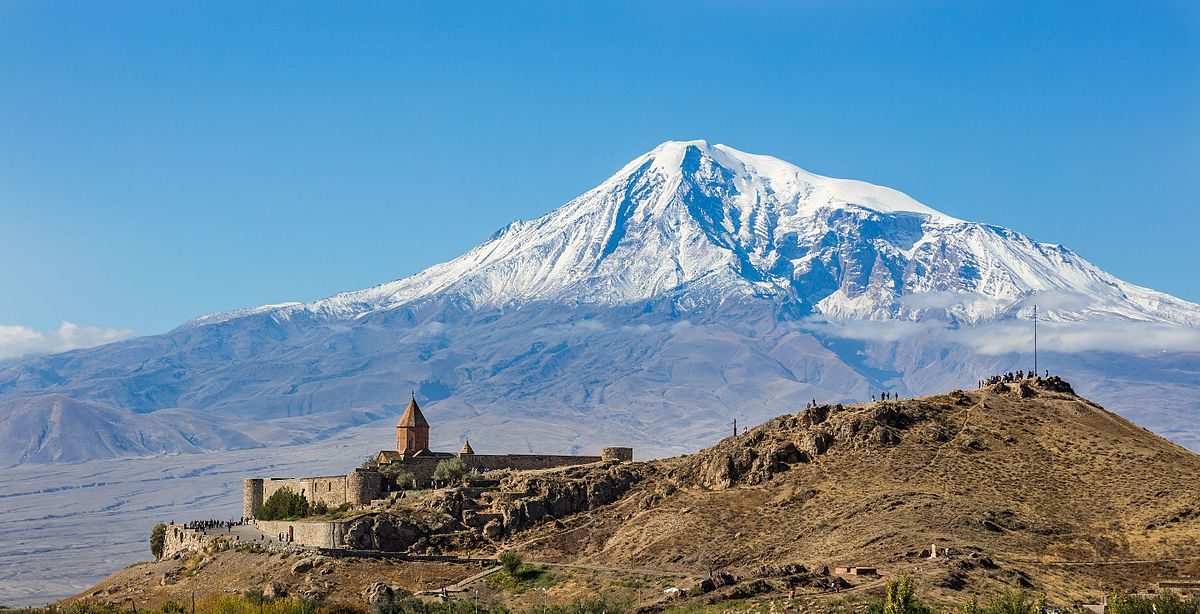
#> input picture OpenCV/img.jpg, 1200 x 614 px
$ jupyter execute progowanie.ipynb
#> lines starting #> are read from the running program, lines starting #| are printed output that depends on the picture; after the words box and inside, x2 and y2 are one past the last pixel; in counts of white or black regions, pixels touching at a corner belong together
[cell 1]
import cv2
import numpy as np

[cell 2]
image = cv2.imread('img.jpg',0)
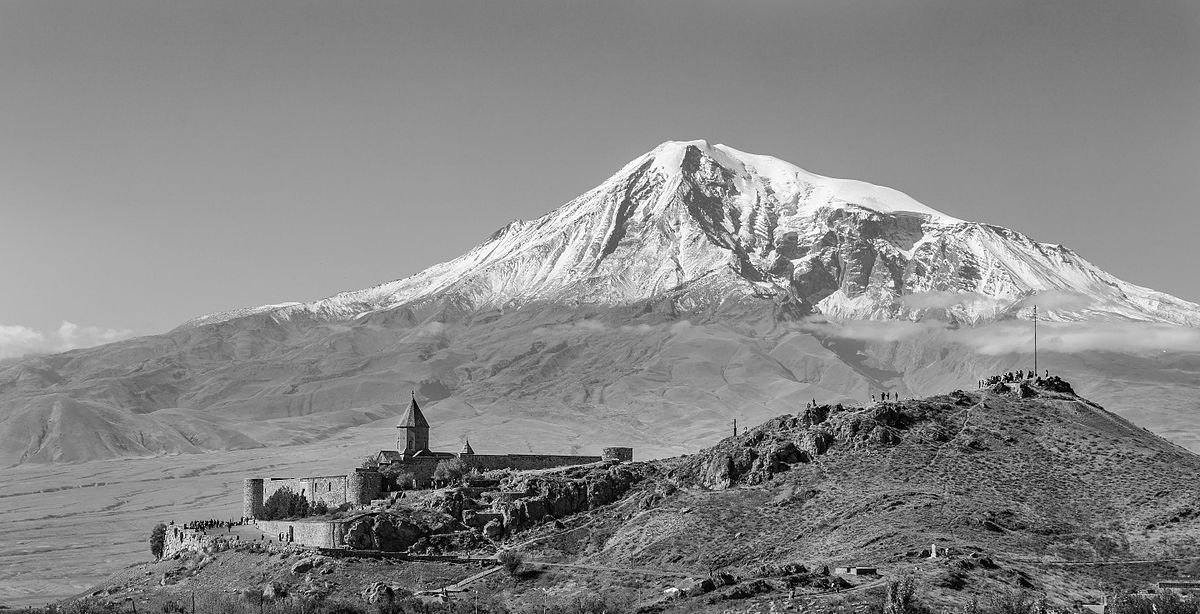
#> image: shape (614, 1200); min 0, max 255, mean 135

cv2.imshow('oryginal', image)

ret, thresh1 = cv2.threshold(image, 127,255, cv2.THRESH_BINARY)
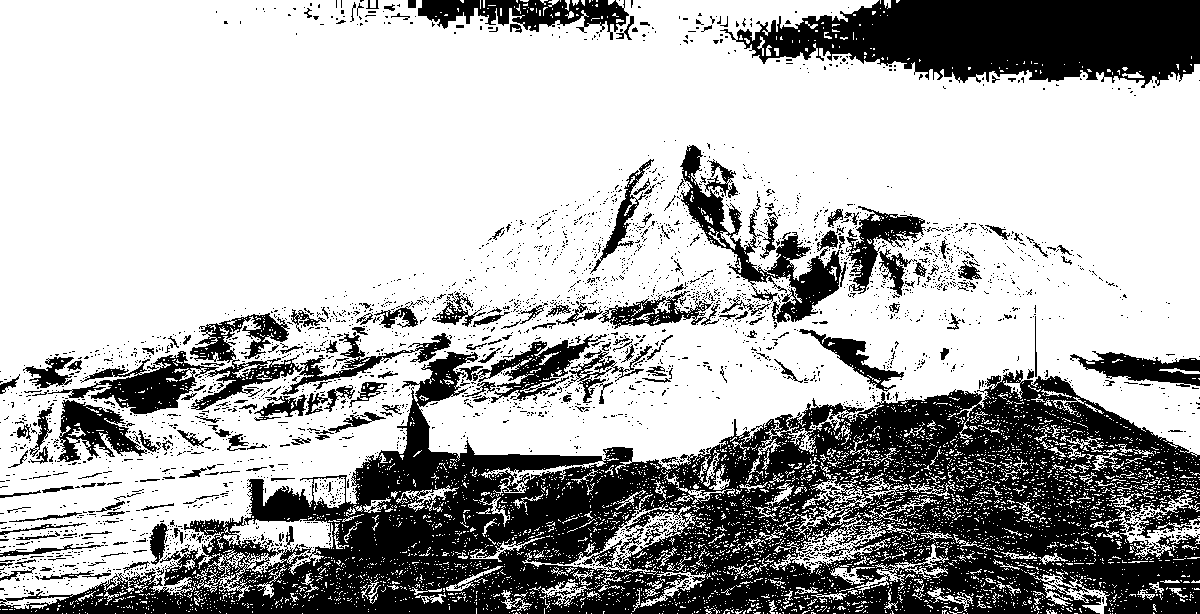
#> thresh1: shape (614, 1200); 69% white; 3137 black regions (2916 under 20 px), largest, box (x1, y1, x2, y2) and area: (0, 352, 1200, 614) 141189, (720, 0, 1200, 88) 28511, (48, 313, 303, 414) 7276
cv2.imshow('thresh binary', thresh1)

ret, thresh2 = cv2.threshold(image, 127,255,cv2.THRESH_BINARY_INV)
cv2.imshow('threshold binary inverse', thresh2)

ret, thresh3 = cv2.threshold(image, 127,255,cv2.THRESH_TRUNC)
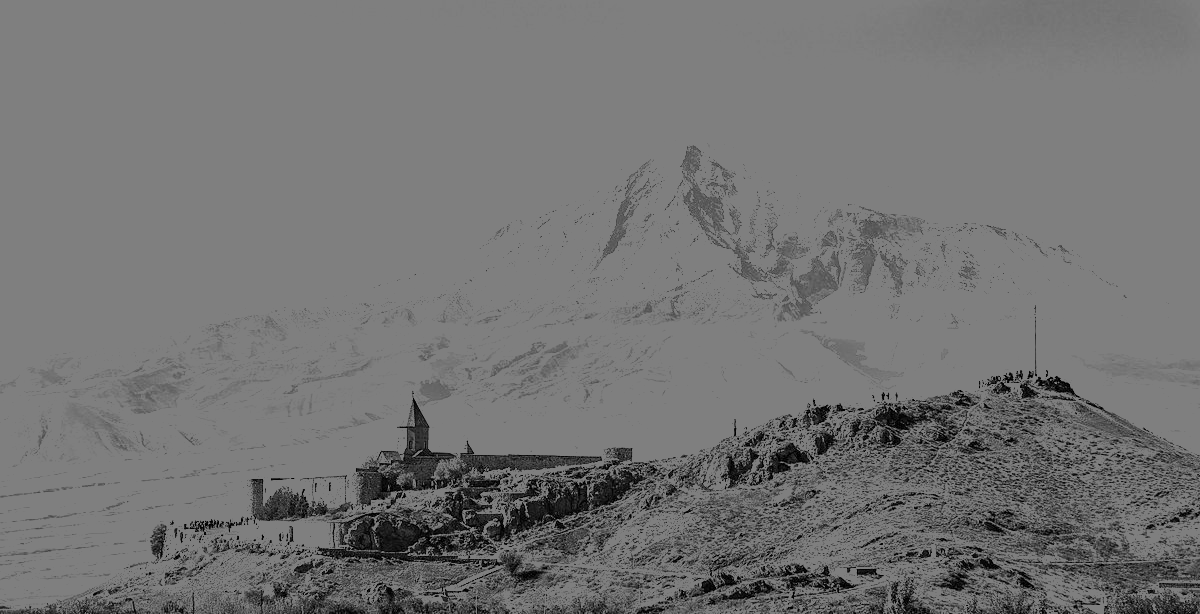
#> thresh3: shape (614, 1200); min 0, max 127, mean 115.8
cv2.imshow('thresh trunc', thresh3)

ret, thresh4 = cv2.threshold(image,127,255,cv2.THRESH_TOZERO)
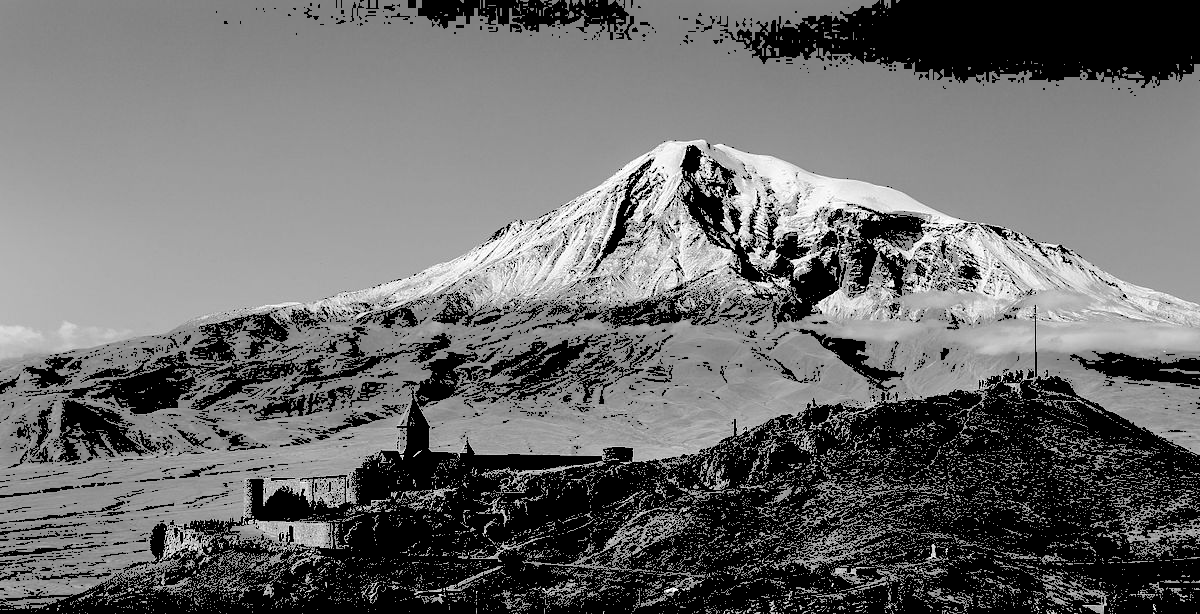
#> thresh4: shape (614, 1200); min 0, max 255, mean 106.8
cv2.imshow('thresh tozero', thresh4)

ret, thresh5 = cv2.threshold(image, 127,255,cv2.THRESH_BINARY_INV)
cv2.imshow('thresh tozeroinv', thresh5)
cv2.waitKey()
cv2.destroyAllWindows()

### Adaptive thresholding

[cell 3]
import cv2
import numpy as np

image = cv2.imread('img.jpg',0)
cv2.imshow('rogyginal', image)
cv2.waitKey(0)

ret, thresh1 = cv2.threshold(image, 127,255,cv2.THRESH_BINARY)
cv2.imshow('Threshold Binary', thresh1)
cv2.waitKey(0)

image = cv2.GaussianBlur(image,(3,3),0)
thresh = cv2.adaptiveThreshold(image,255,cv2.ADAPTIVE_THRESH_MEAN_C,cv2.THRESH_BINARY,7,5)
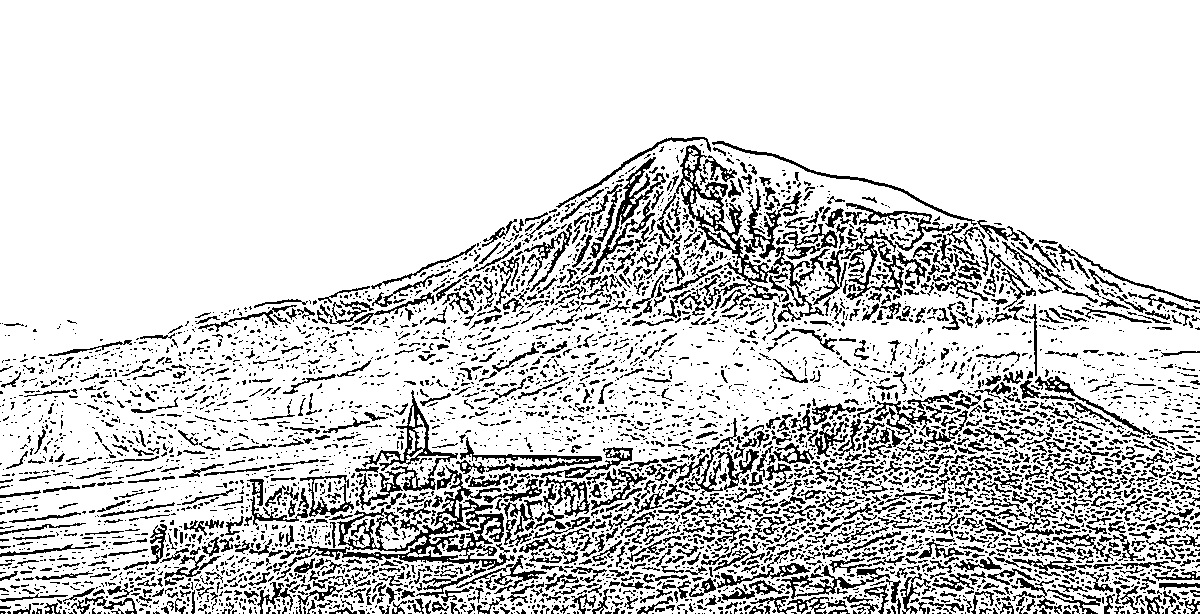
#> thresh: shape (614, 1200); 82.5% white; black in thin lines or dots, all inside (x1, y1, x2, y2) = (0, 137, 1200, 614)
cv2.imshow('adaptive mean thresholding',thresh)
cv2.waitKey(0)


_, th2 = cv2.threshold(image,0,255,cv2.THRESH_BINARY+cv2.THRESH_OTSU)
#> th2: shape (614, 1200); 79.8% white; 815 black regions (687 under 20 px), largest, box (x1, y1, x2, y2) and area: (0, 370, 1200, 614) 126855, (731, 236, 841, 321) 2913, (852, 212, 923, 287) 1623
cv2.imshow('otsu thresholding', th2)
cv2.waitKey(0)

blur = cv2.GaussianBlur(image,(5, 5), 0)
_, th3 = cv2.threshold(blur,0,255,cv2.THRESH_BINARY+ cv2.THRESH_OTSU)
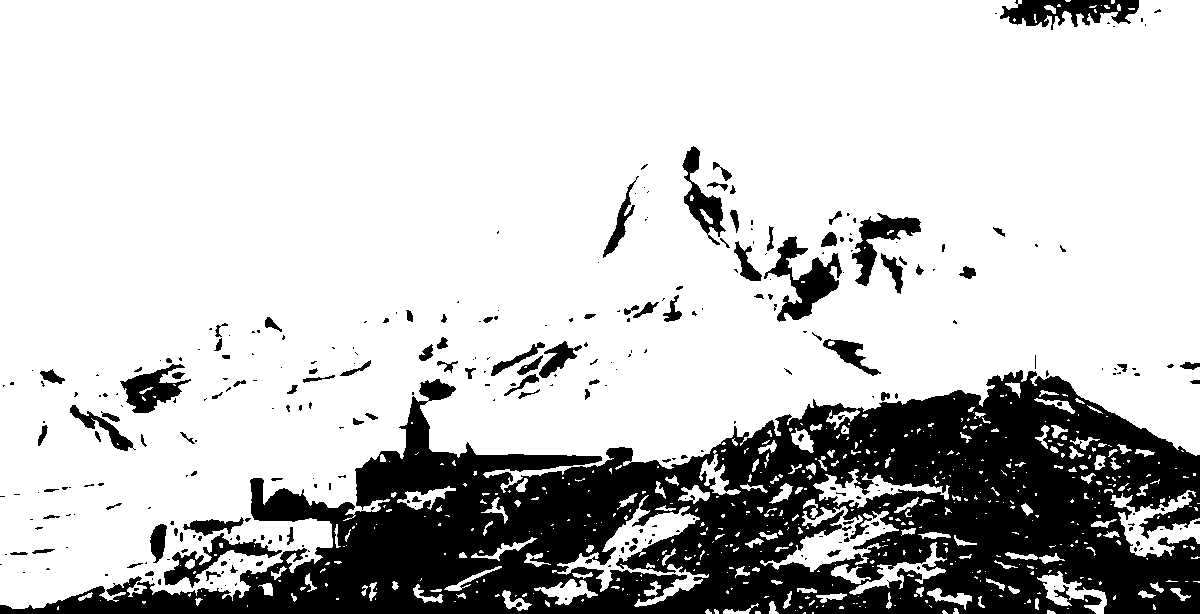
#> th3: shape (614, 1200); 77.6% white; 316 black regions (216 under 20 px), largest, box (x1, y1, x2, y2) and area: (0, 370, 1200, 614) 142567, (764, 236, 842, 322) 2506, (1000, 0, 1139, 30) 2351
cv2.imshow('gaussian otsu thresholding',th3)
cv2.waitKey(0)


cv2.destroyAllWindows()
